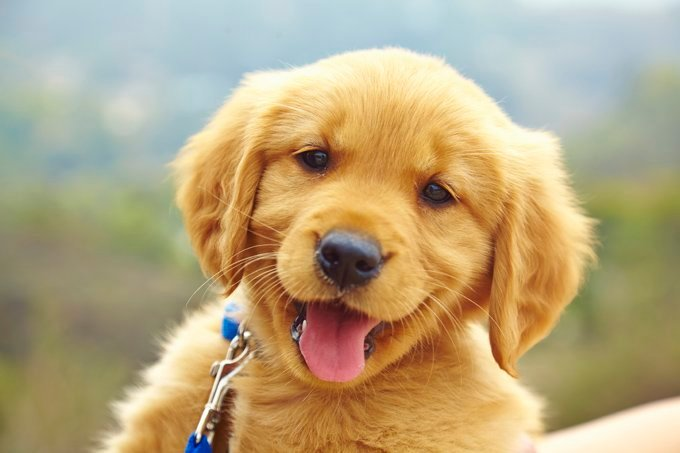
#> input picture 06_nado coding/04_pencil sketch/puppy.jpg, 680 x 453 px, found by its file name
$ python pencil_sketch.py
#> lines starting #> are read from the running program, lines starting #| are printed output that depends on the picture
# pip install opencv-python

import cv2

img_location = 'c:/Users/minhwasoo/Desktop/'
filename = 'puppy.jpg'

img = cv2.imread(img_location+filename)
#> img is the input picture: shape (453, 680, 3); mean B, G, R 127.1, 165.4, 183.4

# convert the image to gray scale

gray_image = cv2.cvtColor(img, cv2.COLOR_BGR2GRAY)
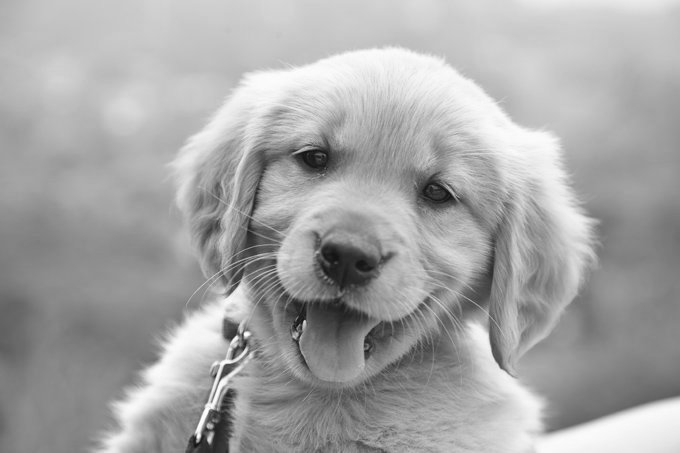
#> gray_image: shape (453, 680); min 16, max 254, mean 166.4

inverted_gray_image = 255 - gray_image
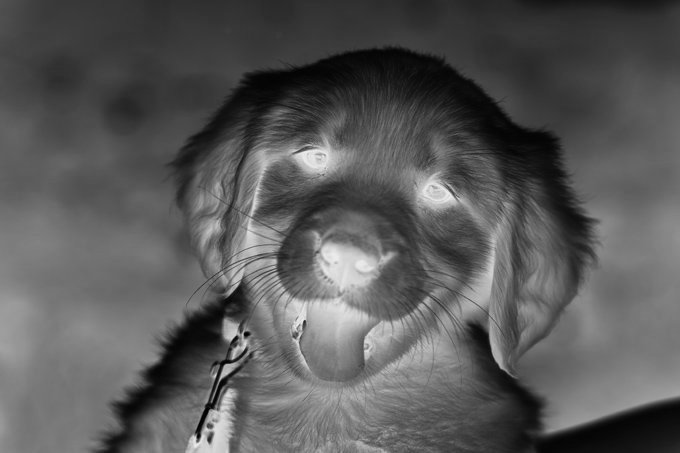
#> inverted_gray_image: shape (453, 680); min 1, max 239, mean 88.6
# blurred_img = cv2.GaussianBlur(inverted_gray_image, (21, 21), 0)
# blurred_img = cv2.GaussianBlur(inverted_gray_image, (11, 11), 0)
blurred_img = cv2.GaussianBlur(inverted_gray_image, (21, 21), 6)
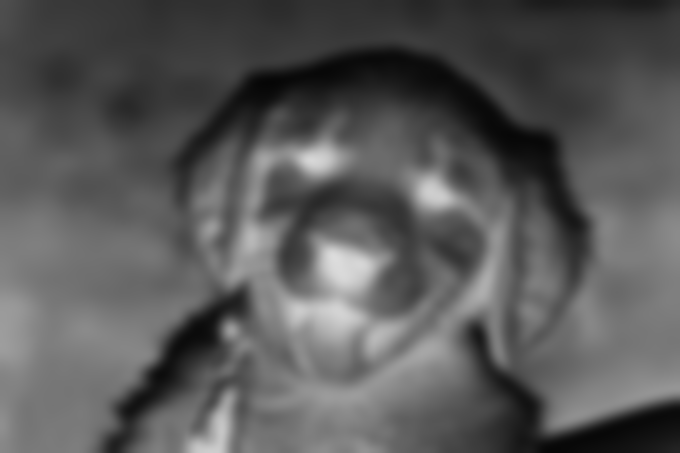
#> blurred_img: shape (453, 680); min 6, max 220, mean 88.6
inverted_blurred_img = 255 - blurred_img
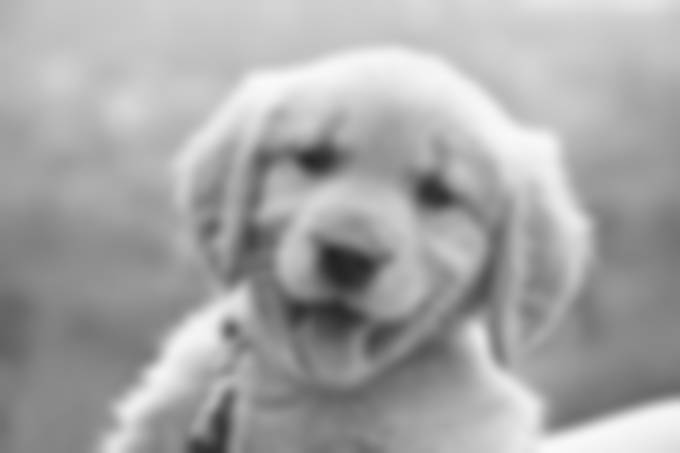
#> inverted_blurred_img: shape (453, 680); min 35, max 249, mean 166.4
pencil_sketch_img = cv2.divide(gray_image, inverted_blurred_img, scale=256.0)
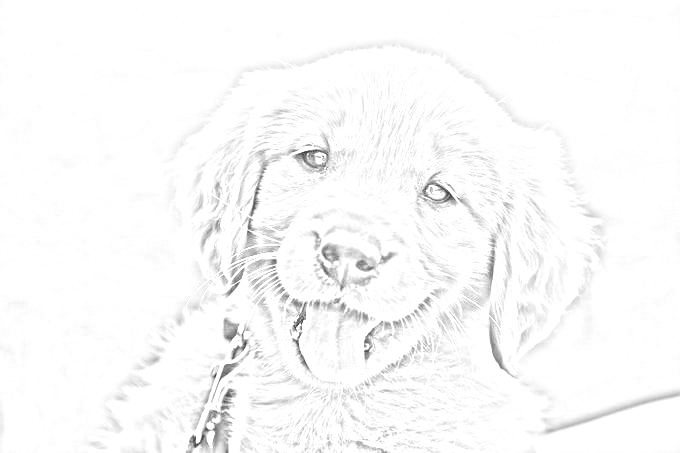
#> pencil_sketch_img: shape (453, 680); min 51, max 255, mean 249.8

cv2.imshow('original image', img)
# cv2.imshow('new image', gray_image)
# cv2.imshow('inverted image', inverted_gray_image)
# cv2.imshow('inverted image', blurred_img)
cv2.imshow('inverted image', pencil_sketch_img)


cv2.imwrite(img_location + 'converted2.jpg', pencil_sketch_img)
cv2.waitKey(0)
